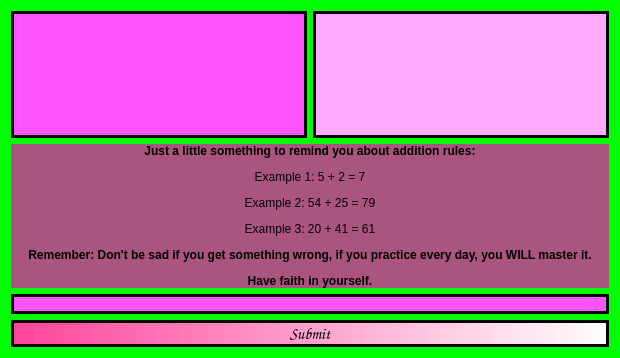
<?xml version="1.0" encoding="UTF-8"?>
<ui version="4.0">
 <class>g1S_addition</class>
 <widget class="QDialog" name="g1S_addition">
  <property name="geometry">
   <rect>
    <x>0</x>
    <y>0</y>
    <width>620</width>
    <height>358</height>
   </rect>
  </property>
  <property name="windowTitle">
   <string>Dialog</string>
  </property>
  <property name="styleSheet">
   <string notr="true">background-color: rgb(0, 255, 0);</string>
  </property>
  <layout class="QGridLayout" name="gridLayout">
   <item row="0" column="1">
    <widget class="QLineEdit" name="lineEdit">
     <property name="sizePolicy">
      <sizepolicy hsizetype="Expanding" vsizetype="Expanding">
       <horstretch>0</horstretch>
       <verstretch>0</verstretch>
      </sizepolicy>
     </property>
     <property name="styleSheet">
      <string notr="true">font: 12pt &quot;Comic Sans MS&quot;;
border: 3px solid black;
qproperty-alignment: AlignCenter;
background-color: rgb(255, 170, 255);</string>
     </property>
    </widget>
   </item>
   <item row="3" column="0" colspan="2">
    <widget class="QPushButton" name="pushButton">
     <property name="font">
      <font>
       <family>Comic Sans MS</family>
       <pointsize>12</pointsize>
       <weight>9</weight>
       <italic>false</italic>
       <bold>false</bold>
      </font>
     </property>
     <property name="styleSheet">
      <string notr="true">background-color: qlineargradient(spread:pad, x1:0, y1:0, x2:1, y2:0, stop:0 rgba(255, 68, 154, 255), stop:1 rgba(255, 255, 255, 255));;

border: 3px solid black;
font: 75 12pt &quot;Comic Sans MS&quot;;</string>
     </property>
     <property name="text">
      <string>Submit</string>
     </property>
    </widget>
   </item>
   <item row="0" column="0">
    <widget class="QLabel" name="label">
     <property name="sizePolicy">
      <sizepolicy hsizetype="Expanding" vsizetype="Expanding">
       <horstretch>0</horstretch>
       <verstretch>0</verstretch>
      </sizepolicy>
     </property>
     <property name="styleSheet">
      <string notr="true">font: 12pt &quot;Comic Sans MS&quot;;
border: 3px solid black;
qproperty-alignment: AlignCenter;
background-color: rgb(255, 85, 255);</string>
     </property>
     <property name="text">
      <string>&lt;html&gt;&lt;head/&gt;&lt;body&gt;&lt;p&gt;&lt;br/&gt;&lt;/p&gt;&lt;/body&gt;&lt;/html&gt;</string>
     </property>
    </widget>
   </item>
   <item row="1" column="0" colspan="2">
    <widget class="QLabel" name="label_2">
     <property name="sizePolicy">
      <sizepolicy hsizetype="Expanding" vsizetype="Expanding">
       <horstretch>0</horstretch>
       <verstretch>0</verstretch>
      </sizepolicy>
     </property>
     <property name="styleSheet">
      <string notr="true">font: 75 12pt &quot;Comic Sans MS&quot;;
background-color: rgb(170, 85, 127);</string>
     </property>
     <property name="text">
      <string>&lt;html&gt;&lt;head/&gt;&lt;body&gt;&lt;p align=&quot;center&quot;&gt;&lt;span style=&quot; font-weight:600;&quot;&gt;Just a little something to remind you about addition rules:&lt;/span&gt;&lt;/p&gt;&lt;p align=&quot;center&quot;&gt;Example 1: 5 + 2 = 7&lt;/p&gt;&lt;p align=&quot;center&quot;&gt;Example 2: 54 + 25 = 79&lt;/p&gt;&lt;p align=&quot;center&quot;&gt;Example 3: 20 + 41 = 61&lt;/p&gt;&lt;p align=&quot;center&quot;&gt;&lt;span style=&quot; font-weight:600;&quot;&gt;Remember: Don't be sad if you get something wrong, if you practice every day, you WILL master it.&lt;/span&gt;&lt;/p&gt;&lt;p align=&quot;center&quot;&gt;&lt;span style=&quot; font-weight:600;&quot;&gt;Have faith in yourself.&lt;/span&gt;&lt;/p&gt;&lt;/body&gt;&lt;/html&gt;</string>
     </property>
    </widget>
   </item>
   <item row="2" column="0" colspan="2">
    <widget class="QLabel" name="label_3">
     <property name="styleSheet">
      <string notr="true">font: 12pt &quot;Comic Sans MS&quot;;
border: 3px solid black;
qproperty-alignment: AlignCenter;
background-color: rgb(255, 85, 255);</string>
     </property>
     <property name="text">
      <string/>
     </property>
    </widget>
   </item>
  </layout>
 </widget>
 <resources/>
 <connections/>
</ui>
